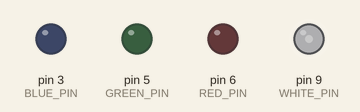
Bench run of a sketch on a simulated Arduino Uno, built with avr-gcc and run on an emulated ATmega328P. Parts: output pins drawn as LEDs (lit = HIGH).

Above: at 0.1 s.
Timing chart, 0 to 1.6 s (numbered marks = the images above):
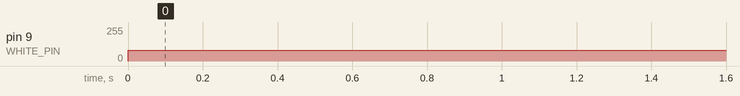

Measured:
- by itself, pin 9 (WHITE_PIN): 0/255 → 80/255 at 0.00 s

The sketch:

sketch_mar14a.ino
```cpp
#define RED_PIN 6
#define GREEN_PIN 5
#define BLUE_PIN 3
#define WHITE_PIN 9

#define Loop_Delay 300
#define Delay_2 5000

int Brightness_R;
int Brightness_G;
int Brightness_B;
int Brightness_W;

int FadeStep_R;
int FadeStep_G;
int FadeStep_B;
int FadeStep_W;

void setup() {
  Serial.begin(9600);
  pinMode(RED_PIN, OUTPUT);
  pinMode(GREEN_PIN, OUTPUT);
  pinMode(WHITE_PIN, OUTPUT);
  pinMode(BLUE_PIN, OUTPUT);

  Brightness_R = 0;
  Brightness_G = 0;
  Brightness_B = 0;
  Brightness_W = 0;

  FadeStep_R = 0;
  FadeStep_G = 325;
  FadeStep_B = 650;
  FadeStep_W = 250;
}

void loop() {
  FadeStep_R--;
  FadeStep_G--;
  FadeStep_B--;
  FadeStep_W--;

  FadeStep_R = (FadeStep_R == -764) ? 765 : FadeStep_R;
  FadeStep_G = (FadeStep_G == -764) ? 765 : FadeStep_G;
  FadeStep_B = (FadeStep_B == -764) ? 765 : FadeStep_B;
  FadeStep_W = (FadeStep_W == -764) ? 765 : FadeStep_W;

  Brightness_R = (FadeStep_R < 0) ? -FadeStep_R : FadeStep_R - 510;
  Brightness_G = (FadeStep_G < 0) ? -FadeStep_G : FadeStep_G - 510;
  Brightness_B = (FadeStep_B < 0) ? -FadeStep_B : FadeStep_B - 510;
  Brightness_W = (FadeStep_W < 0) ? -FadeStep_W : FadeStep_W - 510;

  Brightness_B = constrain(Brightness_B, 0, 255);
  Brightness_G = constrain(Brightness_G, 0, 255);
  Brightness_R = constrain(Brightness_R, 0, 255);
  Brightness_W = constrain(Brightness_W, 0, 255);

//setLEDS(Brightness_R, Brightness_G, Brightness_B, Brightness_W);
  // Serial.print("INICIO");
  // Serial.println(Brightness_R);
  //  Serial.println(Brightness_G);
  //   Serial.println(Brightness_B);
  //    Serial.println(Brightness_W);

  setLEDS(0,0,0,80);
  delay(Loop_Delay);
}

void setLEDS(int ipR, int ipG, int ipB, int ipW) {
  analogWrite(RED_PIN, ipR);
  analogWrite(GREEN_PIN, ipG);
  analogWrite(BLUE_PIN, ipB);
  analogWrite(WHITE_PIN, ipW);
}
```
